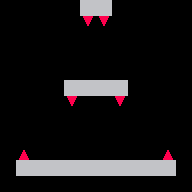

This game map was drawn from its Tiled (.tmx) file and the tilesets committed beside it. A one-line description and the full map source follow:
An orthogonal 12x12 tile map with 16x16 px tiles, 1 tile layer (Tile Layer 1).

<map version="1.0" orientation="orthogonal" renderorder="left-up" width="12" height="12" tilewidth="16" tileheight="16" nextobjectid="1">
 <tileset firstgid="1" source="../Default.tsx" />
 <layer name="Tile Layer 1" width="12" height="12">
  <data encoding="csv">
0,0,0,0,0,5,5,0,0,0,0,0,
0,0,0,0,0,3221225483,3221225483,0,0,0,0,0,
0,0,0,0,0,0,0,0,0,0,0,0,
0,0,0,0,0,0,0,0,0,0,0,0,
0,0,0,0,0,0,0,0,0,0,0,0,
0,0,0,0,5,5,5,5,0,0,0,0,
0,0,0,0,3221225483,0,0,3221225483,0,0,0,0,
0,0,0,0,0,0,0,0,0,0,0,0,
0,0,0,0,0,0,0,0,0,0,0,0,
0,11,0,0,0,0,0,0,0,0,11,0,
0,5,5,5,5,5,5,5,5,5,5,0,
0,0,0,0,0,0,0,0,0,0,0,0
</data>
 </layer>
</map>
